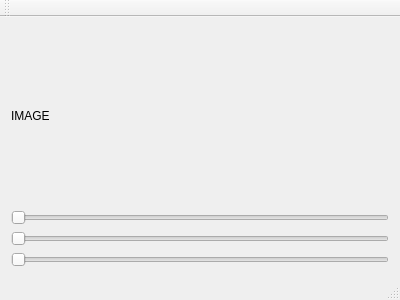
<?xml version="1.0" encoding="UTF-8"?>
<ui version="4.0">
 <class>MainWindow</class>
 <widget class="QMainWindow" name="MainWindow">
  <property name="geometry">
   <rect>
    <x>0</x>
    <y>0</y>
    <width>400</width>
    <height>300</height>
   </rect>
  </property>
  <property name="windowTitle">
   <string>MainWindow</string>
  </property>
  <widget class="QWidget" name="centralWidget">
   <layout class="QVBoxLayout" name="verticalLayout">
    <item>
     <widget class="QLabel" name="label">
      <property name="text">
       <string>IMAGE</string>
      </property>
     </widget>
    </item>
    <item>
     <layout class="QVBoxLayout" name="verticalLayout_2">
      <item>
       <widget class="QSlider" name="ySlider">
        <property name="maximum">
         <number>255</number>
        </property>
        <property name="orientation">
         <enum>Qt::Horizontal</enum>
        </property>
       </widget>
      </item>
      <item>
       <widget class="QSlider" name="uSlider">
        <property name="maximum">
         <number>255</number>
        </property>
        <property name="orientation">
         <enum>Qt::Horizontal</enum>
        </property>
       </widget>
      </item>
      <item>
       <widget class="QSlider" name="vSlider">
        <property name="maximum">
         <number>255</number>
        </property>
        <property name="orientation">
         <enum>Qt::Horizontal</enum>
        </property>
       </widget>
      </item>
     </layout>
    </item>
   </layout>
  </widget>
  <widget class="QMenuBar" name="menuBar">
   <property name="geometry">
    <rect>
     <x>0</x>
     <y>0</y>
     <width>400</width>
     <height>18</height>
    </rect>
   </property>
  </widget>
  <widget class="QToolBar" name="mainToolBar">
   <attribute name="toolBarArea">
    <enum>TopToolBarArea</enum>
   </attribute>
   <attribute name="toolBarBreak">
    <bool>false</bool>
   </attribute>
  </widget>
  <widget class="QStatusBar" name="statusBar"/>
 </widget>
 <layoutdefault spacing="6" margin="11"/>
 <resources/>
 <connections/>
</ui>
